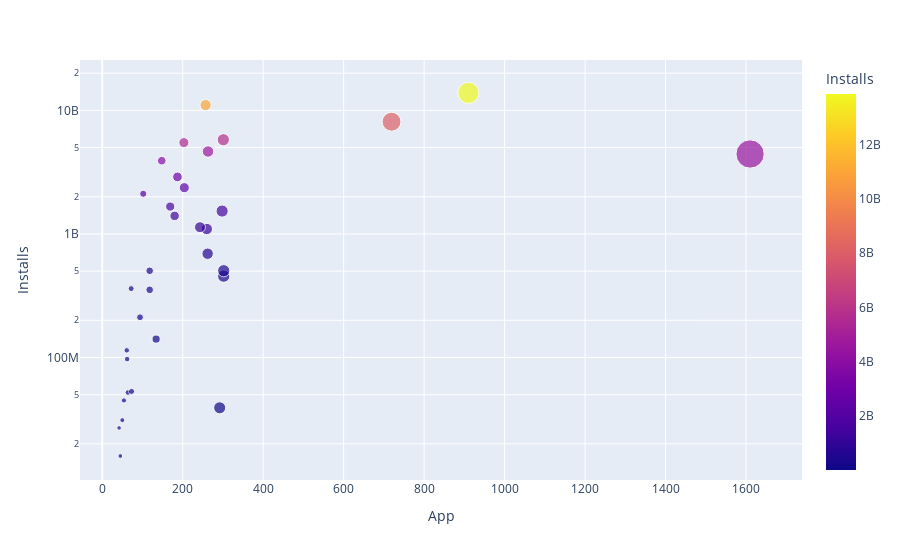

The code cell stored with this chart in its notebook:
### Markdown cell above
### Category Concentration - Downloads vs. Competition

**Challenge**: 
* First, create a DataFrame that has the number of apps in one column and the number of installs in another:

<img src=https://imgur.com/uQRSlXi.png width="350">

* Then use the [plotly express examples from the documentation](https://plotly.com/python/line-and-scatter/) alongside the [.scatter() API reference](https://plotly.com/python-api-reference/generated/plotly.express.scatter.html)to create scatter plot that looks like this. 

<img src=https://imgur.com/cHsqh6a.png>

*Hint*: Use the size, hover_name and color parameters in .scatter(). To scale the yaxis, call .update_layout() and specify that the yaxis should be on a log-scale like so: yaxis=dict(type='log')

### Code cell
fig = px.scatter(category_installs, x='App', y='Installs', color='Installs', size='App', hover_name=category_installs.index)
fig.update_layout(yaxis=dict(type='log'))
fig.show()

### Figure 1 — Plotly figure (JSON) as saved in the notebook; plotly's stock layout.template omitted (floating-point values rounded to 4 significant figures)
{"data": [{"hovertemplate": "<b>%{hovertext}</b><br><br>App=%{marker.size}<br>Installs=%{marker.color}<extra></extra>", "hovertext": ["EVENTS", "BEAUTY", "PARENTING", "MEDICAL", "COMICS", "LIBRARIES_AND_DEMO", "AUTO_AND_VEHICLES", "HOUSE_AND_HOME", "ART_AND_DESIGN", "DATING", "FOOD_AND_DRINK", "EDUCATION", "WEATHER", "FINANCE", "MAPS_AND_NAVIGATION", "LIFESTYLE", "BUSINESS", "SPORTS", "HEALTH_AND_FITNESS", "SHOPPING", "PERSONALIZATION", "BOOKS_AND_REFERENCE", "ENTERTAINMENT", "NEWS_AND_MAGAZINES", "TRAVEL_AND_LOCAL", "VIDEO_PLAYERS", "FAMILY", "PHOTOGRAPHY", "SOCIAL", "PRODUCTIVITY", "TOOLS", "COMMUNICATION", "GAME"], "legendgroup": "", "marker": {"color": [15949410, 26916200, 31116110, 39162676, 44931100, 52083000, 53129800, 97082000, 114233100, 140912410, 211677750, 352852000, 361096500, 455312400, 503267560, 503742120, 692018120, 1096431465, 1134006220, 1400331540, 1532352930, 1665791655, 2113660000, 2369110650, 2894859300, 3916897200, 4437579590, 4649143130, 5487841475, 5788070180, 8099724500, 11039241530, 13858762717], "coloraxis": "coloraxis", "size": [45, 42, 50, 292, 54, 64, 73, 62, 61, 134, 94, 118, 72, 302, 118, 302, 262, 260, 243, 180, 298, 169, 102, 204, 187, 148, 1610, 263, 203, 301, 719, 257, 910], "sizemode": "area", "sizeref": 4.025, "symbol": "circle"}, "mode": "markers", "name": "", "orientation": "v", "showlegend": false, "type": "scatter", "x": [45, 42, 50, 292, 54, 64, 73, 62, 61, 134, 94, 118, 72, 302, 118, 302, 262, 260, 243, 180, 298, 169, 102, 204, 187, 148, 1610, 263, 203, 301, 719, 257, 910], "xaxis": "x", "y": [15949410, 26916200, 31116110, 39162676, 44931100, 52083000, 53129800, 97082000, 114233100, 140912410, 211677750, 352852000, 361096500, 455312400, 503267560, 503742120, 692018120, 1096431465, 1134006220, 1400331540, 1532352930, 1665791655, 2113660000, 2369110650, 2894859300, 3916897200, 4437579590, 4649143130, 5487841475, 5788070180, 8099724500, 11039241530, 13858762717], "yaxis": "y"}], "layout": {"coloraxis": {"colorbar": {"title": {"text": "Installs"}}, "colorscale": [[0, "#0d0887"], [0.1111, "#46039f"], [0.2222, "#7201a8"], [0.3333, "#9c179e"], [0.4444, "#bd3786"], [0.5556, "#d8576b"], [0.6667, "#ed7953"], [0.7778, "#fb9f3a"], [0.8889, "#fdca26"], [1, "#f0f921"]]}, "legend": {"itemsizing": "constant", "tracegroupgap": 0}, "margin": {"t": 60}, "xaxis": {"anchor": "y", "domain": [0, 1], "title": {"text": "App"}}, "yaxis": {"anchor": "x", "domain": [0, 1], "title": {"text": "Installs"}, "type": "log"}}}
